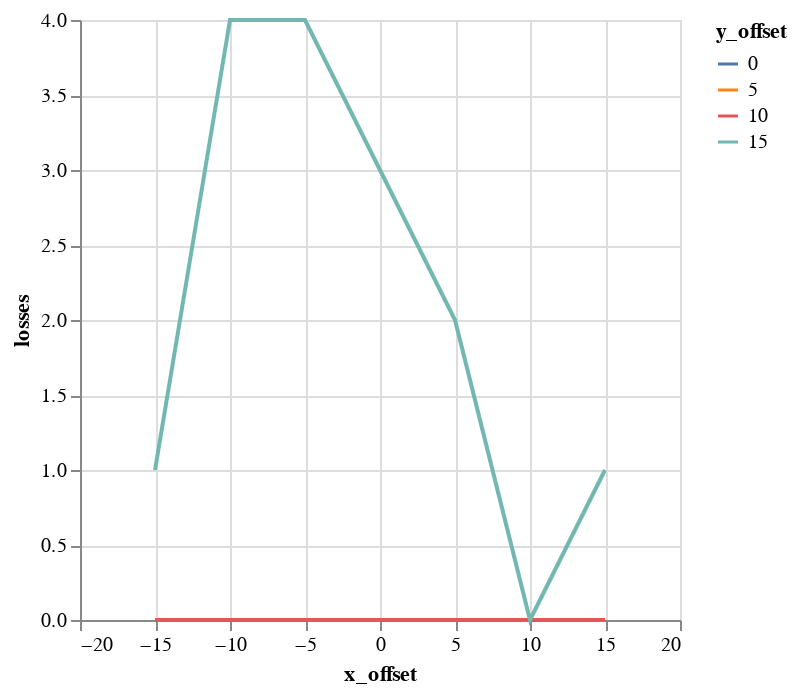

The code cell stored with this chart in its notebook:
### Code cell
alt.Chart(emit_df).mark_line().encode(
    color='y_offset:N',
    x='x_offset',
    y='losses',
)

### Figure 1 — Vega-Lite specification as saved in the notebook (floating-point values rounded to 4 significant figures)
{"$schema": "https://vega.github.io/schema/vega-lite/v1.2.1.json", "data": {"values": [{"losses": 0, "relbeta": 0.002308, "sourceID": 16777222, "sourceName": "x_-15_y_0", "x_emittance": 1.787, "x_emittance_rel": 1.102, "x_norm_emittance": 0.004125, "x_offset": -15, "y_emittance": 1.746, "y_emittance_rel": 1.111, "y_norm_emittance": 0.004031, "y_offset": 0}, {"losses": 0, "relbeta": 0.002308, "sourceID": 16777229, "sourceName": "x_-15_y_5", "x_emittance": 2.47, "x_emittance_rel": 1.55, "x_norm_emittance": 0.005701, "x_offset": -15, "y_emittance": 3.104, "y_emittance_rel": 1.948, "y_norm_emittance": 0.007166, "y_offset": 5}, {"losses": 0, "relbeta": 0.002308, "sourceID": 16777236, "sourceName": "x_-15_y_10", "x_emittance": 5.476, "x_emittance_rel": 3.386, "x_norm_emittance": 0.01264, "x_offset": -15, "y_emittance": 5.574, "y_emittance_rel": 3.491, "y_norm_emittance": 0.01287, "y_offset": 10}, {"losses": 1, "relbeta": 0.002308, "sourceID": 16777243, "sourceName": "x_-15_y_15", "x_emittance": 13.92, "x_emittance_rel": 8.329, "x_norm_emittance": 0.03213, "x_offset": -15, "y_emittance": 13.26, "y_emittance_rel": 7.98, "y_norm_emittance": 0.03061, "y_offset": 15}, {"losses": 0, "relbeta": 0.002308, "sourceID": 16777220, "sourceName": "x_-10_y_0", "x_emittance": 2.445, "x_emittance_rel": 1.535, "x_norm_emittance": 0.005643, "x_offset": -10, "y_emittance": 2.569, "y_emittance_rel": 1.655, "y_norm_emittance": 0.005931, "y_offset": 0}, {"losses": 0, "relbeta": 0.002308, "sourceID": 16777227, "sourceName": "x_-10_y_5", "x_emittance": 5.252, "x_emittance_rel": 3.256, "x_norm_emittance": 0.01212, "x_offset": -10, "y_emittance": 5.916, "y_emittance_rel": 3.744, "y_norm_emittance": 0.01366, "y_offset": 5}, {"losses": 0, "relbeta": 0.002308, "sourceID": 16777234, "sourceName": "x_-10_y_10", "x_emittance": 8.908, "x_emittance_rel": 5.992, "x_norm_emittance": 0.02056, "x_offset": -10, "y_emittance": 11.18, "y_emittance_rel": 6.714, "y_norm_emittance": 0.02581, "y_offset": 10}, {"losses": 4, "relbeta": 0.002308, "sourceID": 16777241, "sourceName": "x_-10_y_15", "x_emittance": 8.677, "x_emittance_rel": 5.985, "x_norm_emittance": 0.02003, "x_offset": -10, "y_emittance": 13.06, "y_emittance_rel": 7.99, "y_norm_emittance": 0.03014, "y_offset": 15}, {"losses": 0, "relbeta": 0.002308, "sourceID": 16777218, "sourceName": "x_-5_y_0", "x_emittance": 4.741, "x_emittance_rel": 2.828, "x_norm_emittance": 0.01095, "x_offset": -5, "y_emittance": 5.465, "y_emittance_rel": 3.182, "y_norm_emittance": 0.01262, "y_offset": 0}, {"losses": 0, "relbeta": 0.002308, "sourceID": 16777225, "sourceName": "x_-5_y_5", "x_emittance": 11.06, "x_emittance_rel": 7.259, "x_norm_emittance": 0.02553, "x_offset": -5, "y_emittance": 10.95, "y_emittance_rel": 6.736, "y_norm_emittance": 0.02528, "y_offset": 5}, {"losses": 0, "relbeta": 0.002308, "sourceID": 16777232, "sourceName": "x_-5_y_10", "x_emittance": 19.63, "x_emittance_rel": 12.99, "x_norm_emittance": 0.04531, "x_offset": -5, "y_emittance": 21.89, "y_emittance_rel": 14.17, "y_norm_emittance": 0.05054, "y_offset": 10}, {"losses": 4, "relbeta": 0.002308, "sourceID": 16777239, "sourceName": "x_-5_y_15", "x_emittance": 30.97, "x_emittance_rel": 18.31, "x_norm_emittance": 0.0715, "x_offset": -5, "y_emittance": 32.62, "y_emittance_rel": 21.68, "y_norm_emittance": 0.07531, "y_offset": 15}, {"losses": 0, "relbeta": 0.002308, "sourceID": 16777216, "sourceName": "x_0_y_0", "x_emittance": 6.162, "x_emittance_rel": 4.001, "x_norm_emittance": 0.01422, "x_offset": 0, "y_emittance": 6.62, "y_emittance_rel": 4.308, "y_norm_emittance": 0.01528, "y_offset": 0}, {"losses": 0, "relbeta": 0.002308, "sourceID": 16777223, "sourceName": "x_0_y_5", "x_emittance": 15.21, "x_emittance_rel": 9.875, "x_norm_emittance": 0.03512, "x_offset": 0, "y_emittance": 15.27, "y_emittance_rel": 9.948, "y_norm_emittance": 0.03525, "y_offset": 5}, {"losses": 0, "relbeta": 0.002308, "sourceID": 16777230, "sourceName": "x_0_y_10", "x_emittance": 27.98, "x_emittance_rel": 19.94, "x_norm_emittance": 0.06458, "x_offset": 0, "y_emittance": 31.17, "y_emittance_rel": 21.13, "y_norm_emittance": 0.07195, "y_offset": 10}, {"losses": 3, "relbeta": 0.002308, "sourceID": 16777237, "sourceName": "x_0_y_15", "x_emittance": 55.51, "x_emittance_rel": 31.4, "x_norm_emittance": 0.1281, "x_offset": 0, "y_emittance": 58.74, "y_emittance_rel": 36.43, "y_norm_emittance": 0.1356, "y_offset": 15}, {"losses": 0, "relbeta": 0.002308, "sourceID": 16777217, "sourceName": "x_5_y_0", "x_emittance": 6.649, "x_emittance_rel": 4.29, "x_norm_emittance": 0.01535, "x_offset": 5, "y_emittance": 7.324, "y_emittance_rel": 4.374, "y_norm_emittance": 0.01691, "y_offset": 0}, {"losses": 0, "relbeta": 0.002308, "sourceID": 16777224, "sourceName": "x_5_y_5", "x_emittance": 17.83, "x_emittance_rel": 11.13, "x_norm_emittance": 0.04115, "x_offset": 5, "y_emittance": 17.16, "y_emittance_rel": 11.65, "y_norm_emittance": 0.03961, "y_offset": 5}, {"losses": 0, "relbeta": 0.002308, "sourceID": 16777231, "sourceName": "x_5_y_10", "x_emittance": 29.17, "x_emittance_rel": 19.94, "x_norm_emittance": 0.06733, "x_offset": 5, "y_emittance": 29.85, "y_emittance_rel": 18.73, "y_norm_emittance": 0.06891, "y_offset": 10}, {"losses": 2, "relbeta": 0.002308, "sourceID": 16777238, "sourceName": "x_5_y_15", "x_emittance": 54.75, "x_emittance_rel": 34.25, "x_norm_emittance": 0.1264, "x_offset": 5, "y_emittance": 59.58, "y_emittance_rel": 37.85, "y_norm_emittance": 0.1375, "y_offset": 15}, {"losses": 0, "relbeta": 0.002308, "sourceID": 16777219, "sourceName": "x_10_y_0", "x_emittance": 6.41, "x_emittance_rel": 4.219, "x_norm_emittance": 0.0148, "x_offset": 10, "y_emittance": 6.354, "y_emittance_rel": 3.974, "y_norm_emittance": 0.01467, "y_offset": 0}, {"losses": 0, "relbeta": 0.002308, "sourceID": 16777226, "sourceName": "x_10_y_5", "x_emittance": 13.47, "x_emittance_rel": 9.306, "x_norm_emittance": 0.0311, "x_offset": 10, "y_emittance": 13.22, "y_emittance_rel": 8.773, "y_norm_emittance": 0.03051, "y_offset": 5}, {"losses": 0, "relbeta": 0.002308, "sourceID": 16777233, "sourceName": "x_10_y_10", "x_emittance": 29.24, "x_emittance_rel": 16.78, "x_norm_emittance": 0.06751, "x_offset": 10, "y_emittance": 27.74, "y_emittance_rel": 17.2, "y_norm_emittance": 0.06404, "y_offset": 10}, {"losses": 0, "relbeta": 0.002308, "sourceID": 16777240, "sourceName": "x_10_y_15", "x_emittance": 37.83, "x_emittance_rel": 24.05, "x_norm_emittance": 0.08732, "x_offset": 10, "y_emittance": 39.1, "y_emittance_rel": 25.87, "y_norm_emittance": 0.09027, "y_offset": 15}, {"losses": 0, "relbeta": 0.002308, "sourceID": 16777221, "sourceName": "x_15_y_0", "x_emittance": 5.423, "x_emittance_rel": 3.619, "x_norm_emittance": 0.01252, "x_offset": 15, "y_emittance": 3.807, "y_emittance_rel": 2.412, "y_norm_emittance": 0.008788, "y_offset": 0}, {"losses": 0, "relbeta": 0.002308, "sourceID": 16777228, "sourceName": "x_15_y_5", "x_emittance": 10.64, "x_emittance_rel": 6.768, "x_norm_emittance": 0.02456, "x_offset": 15, "y_emittance": 9.208, "y_emittance_rel": 6.199, "y_norm_emittance": 0.02126, "y_offset": 5}, {"losses": 0, "relbeta": 0.002308, "sourceID": 16777235, "sourceName": "x_15_y_10", "x_emittance": 16.86, "x_emittance_rel": 10.39, "x_norm_emittance": 0.03893, "x_offset": 15, "y_emittance": 16.74, "y_emittance_rel": 10.36, "y_norm_emittance": 0.03865, "y_offset": 10}, {"losses": 1, "relbeta": 0.002308, "sourceID": 16777242, "sourceName": "x_15_y_15", "x_emittance": 20.17, "x_emittance_rel": 13.31, "x_norm_emittance": 0.04655, "x_offset": 15, "y_emittance": 20.24, "y_emittance_rel": 12.75, "y_norm_emittance": 0.04673, "y_offset": 15}]}, "encoding": {"color": {"field": "y_offset", "type": "nominal"}, "x": {"field": "x_offset", "type": "quantitative"}, "y": {"field": "losses", "type": "quantitative"}}, "mark": "line"}
